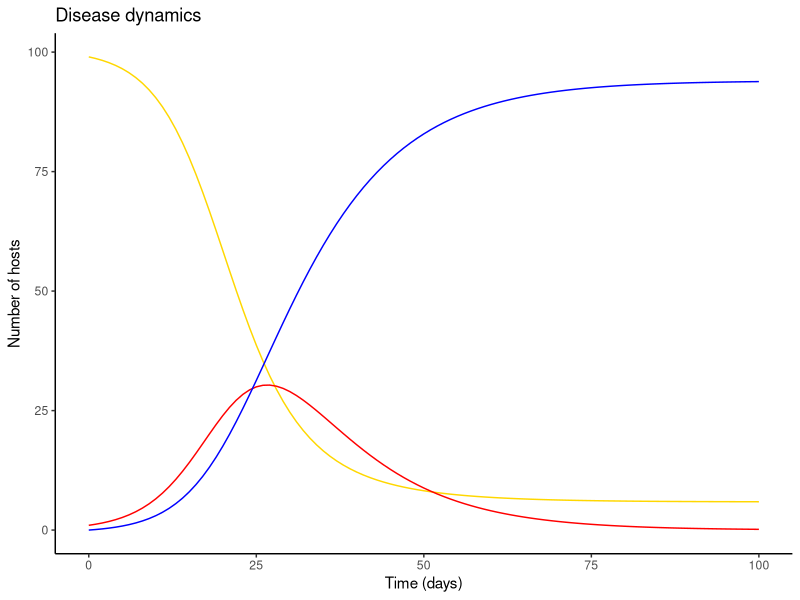

Generate this figure with R:
#Brinkley Raynor
#March 25, 2020
#Epidemic SEIR model, density dependent

###############################################################################################################
#Notes
###############################################################################################################
#Density dependent assumes that contact rate (c) increases w/ density
#This is a good assumption for smaller populations where as more individuals are added, more contacts occur
#Examples: Small herds, small populations
#Implications: Culling (decreasing density) animal population is a useful control strategy

##Compartmental model schematic

#        _____            _____          _____           _____
#       |     | BI/N     |     |    g   |     |    d    |     |
#       |  S  | ------>  |  E  | ------>|  I  | ------> |  R  |
#       |_____|          |_____|        |_____|         |_____|
#                                          |
#                                          |a
#                                          V  
#Definitions
#B= transmission constant
#a= per capita rate of deat attributable to infection
#g= per capita, instantaneous incubation rate
#d= per capita rate of recovery (reciprocal of time spent in box I)
#N= Total population number (S+I+R)


###############################################################################################################
#Load libraries
###############################################################################################################
library(deSolve)
library(ggplot2)

###############################################################################################################
#Parameterize
###############################################################################################################
init <- c(S=99, I=1, R=0)  # popn initial values
parameters <- c(B= 0.3,
                a=0.0001,
                d=0.1
)

times <- seq(0, 100, by = 1) #unit=days, seq(start day, end day, step)

###############################################################################################################
#Model
###############################################################################################################
#Model function
#model 1: mu simple
disease_dynamics <- function(time, state, parameters) {
  with(
    as.list(c(state, parameters)), {
      #Equations
      dS <- - B*S*I/(S+I+R)
      dI <- B*S*I/(S+I+R) - a*I - d*I
      dR <- d*I
      
      return(list(c(dS, dI, dR)))
    }
  )
}


#Run model
out <- as.data.frame(ode(y = init, times = times, func = disease_dynamics, parms = parameters))
RESULTS<-data.frame(out$S, out$I, out$R) #results

###############################################################################################################
#Plot
###############################################################################################################
#Real plot
p <- ggplot()+
  theme_classic()+ #white background w/ out grid
  geom_line(data=RESULTS, aes(x=times, y=RESULTS$out.S), color="gold")+ 
  geom_line(data=RESULTS, aes(x=times, y=RESULTS$out.I), color="red")+ 
  geom_line(data=RESULTS, aes(x=times, y=RESULTS$out.R), color="blue")+ 
  ggtitle("Disease dynamics") + #title label
  labs(y= "Number of hosts", x = "Time (days)") #axis labels
p
